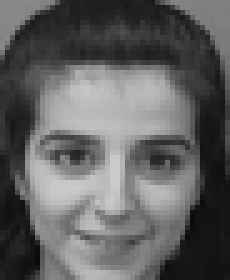
#> input picture HW2/新增資料夾/10_2.png, 46 x 56 px (shown 5 times larger); its folder holds 4 pictures in this run
$ python hw2-2_lda.py   (older library calls are emulated)
#> lines starting #> are read from the running program, lines starting #| are printed output that depends on the picture
# -*- coding: utf-8 -*-
"""
Created on Mon Nov 12 11:19:55 2018

@author: COSH
"""
from PIL import Image
import glob
import numpy as np
from scipy.signal import argrelextrema
from numpy import linalg
import scipy
import sklearn.manifold as man
from sklearn import neighbors as nei
import matplotlib.pyplot as plt


##############################
def imagelist_meanface(path,flag):
    image_list = []
    number = 0
    if flag ==0:
        meanface=np.zeros((56,46), dtype=np.float)
        for filename in glob.glob(path):
            im = Image.open(filename)
            a = np.array(np.reshape(im,(1,56*46)))
            meanface += im
            image_list.append(a)
            number+=1
#            if number%7==0:
#                im.save("train_"+str(number/7)+".png")
        meanface/=number

        meanfaceimage = Image.fromarray(np.ceil(meanface))
        meanfaceimage = meanfaceimage.convert("L")
#        meanfaceimage.save("meanface.png")
        image_list = np.reshape(image_list,(number,56*46))
        meanface = np.reshape(meanface,(1,56*46))
    #    meanface_total = np.reshape(meanface_total,(int(number/train_number),56*46))
        return image_list,meanface,number
    else:
        for filename in glob.glob(path):
            im = Image.open(filename)
            a = np.array(np.reshape(im,(1,56*46)))
            image_list.append(a)
            number+=1
#            im.save("test_"+str(number/7)+".png")
        image_list = np.reshape(image_list,(number,56*46))
        return image_list,number
def difference_and_eigenface(im,meanface,n,flag):

    difference = np.zeros((n,46*56), dtype=np.float)
    for x in range(n):
        difference[x,:] = im[x,:]-meanface[0,:]
    if flag ==0:
        i = np.identity(280)
        sigma = np.cov(difference)
        eigval,eigVect = linalg.eig(np.cov(difference.T))
        eigvals,eigVects = linalg.eig(sigma)
        eigSortIndex = np.argsort(-eigvals)
        eigvals = i*eigvals[eigSortIndex]
        covVects = np.dot(difference.T, eigVects)
        covVects_orth = scipy.linalg.orth(np.dot(difference.T, eigVects))
        for i in range(5):
            a = Image.fromarray(np.reshape(np.real(covVects[:,i]),(56,46)))
#            a.show()
            image = a.convert("L")
#            image.save("eigenface_"+str(i)+".png")
        return covVects_orth,difference,covVects,eigVect
    else:
        return difference

# [59 lines left out: functions mu, Sb, t_SNE, not called in this run]


if __name__ == '__main__':
    eigenface_n = [5,50,100,279]
    train_number = 7
    path_train = 'C:/Users/COSH/Downloads/研究所/上課內容/Computer Vision/作業二/新增資料夾/*'
    path_test = 'C:/Users/COSH/Downloads/研究所/上課內容/Computer Vision/作業二/新增資料夾 (2)/*'

    im_r,meanface_r,number_r = imagelist_meanface(path_train,0)
#> in imagelist_meanface, im is the input picture: PIL image 46x56 L; min 11, max 204, mean 97.1
#> pass 2 of the loop in imagelist_meanface, `for filename in glob.glob(path):`:
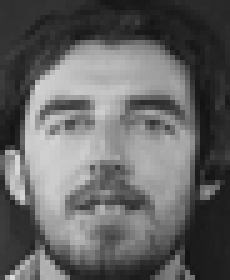
#> input picture HW2/新增資料夾/11_1.png, 46 x 56 px (shown 5 times larger)
#> in imagelist_meanface, im is the input picture: PIL image 46x56 L; min 18, max 219, mean 100
#> in imagelist_meanface, `meanface += im`:
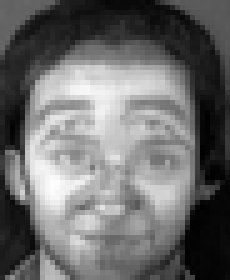
#> meanface: shape (56, 46) float64 (shown 5 times larger); min 41, max 405, mean 197.1; drawn with min black and max white
#> pass 3 of the loop in imagelist_meanface, `for filename in glob.glob(path):`:
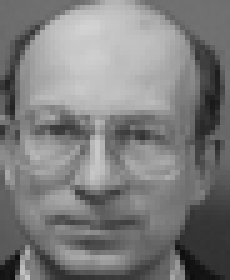
#> input picture HW2/新增資料夾/13_1.png, 46 x 56 px (shown 5 times larger)
#> in imagelist_meanface, im is the input picture: PIL image 46x56 L; min 14, max 210, mean 125.2
#> in imagelist_meanface, `meanface += im`:
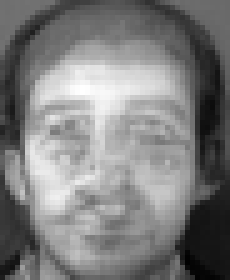
#> meanface: shape (56, 46) float64 (shown 5 times larger); min 56, max 593, mean 322.3; drawn with min black and max white
#> the loop made 4 passes; the first 3 are shown
#> in imagelist_meanface, `meanface/=number`:
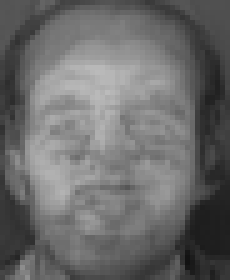
#> meanface: shape (56, 46) float64 (shown 5 times larger); min 18.5, max 187.5, mean 107.2
    im_t,number_t = imagelist_meanface(path_test,1)
    difference_t = difference_and_eigenface(im_t,meanface_r,number_t,1)
### LDA
#    clf = nei.KNeighborsClassifier(1).fit(im_r,y)


    data_class = 40
    width = 56
    height = 46
    im_r,number_r = imagelist_meanface(path_train,1)
#> pass 2 of the loop in imagelist_meanface, `for filename in glob.glob(path):`:
#> pass 3 of the loop in imagelist_meanface, `for filename in glob.glob(path):`:
#> the loop made 4 passes; the first 3 are shown
    FaceVects,difference_r,covVects,eigVect = difference_and_eigenface(im_r,meanface_r,number_r,0)
#> (the run stopped early here; a loop or call above may not have finished)
